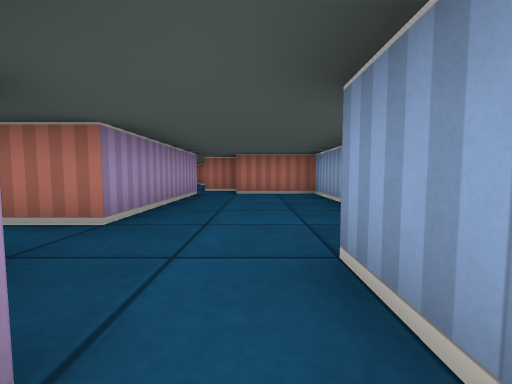
View 1 (above)

16 first-person views from a walk through a cub3D level. The camera is about half as high as the walls, tilts 4° down and sees 90° across. The floor is counted in squares. Each view is taken from the middle of a square. On the plan, view 1 faces up. The plan holds only what a view shows up to about 9 squares ahead; the rest is blank.

View 2
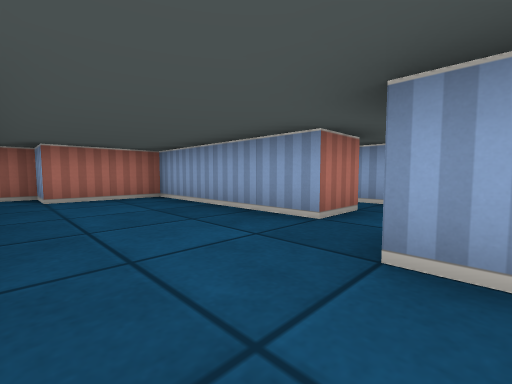

View 3
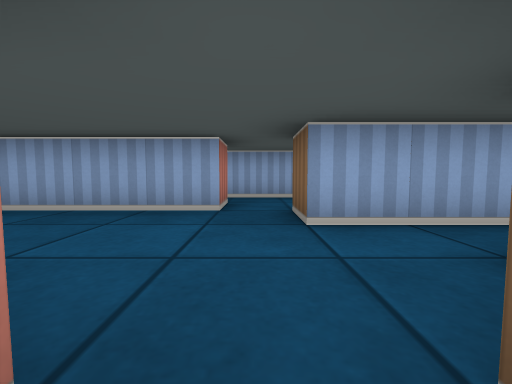

View 4
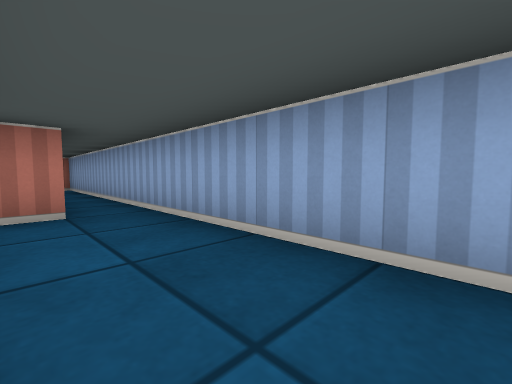

View 5
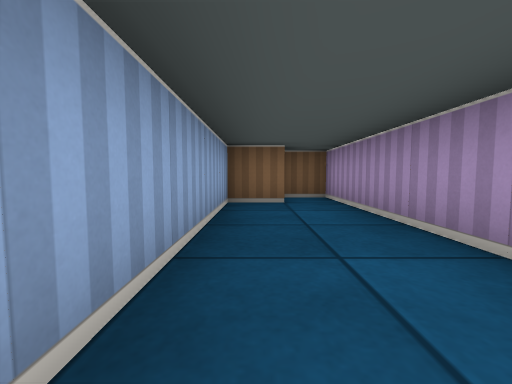

View 6
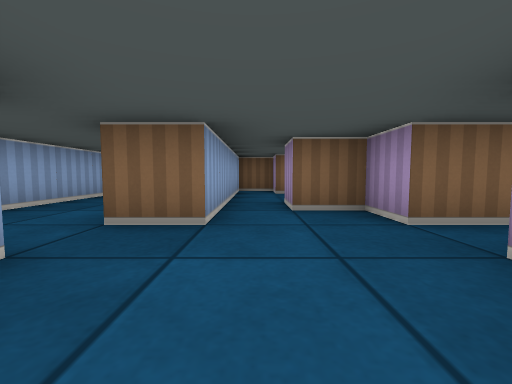

View 7
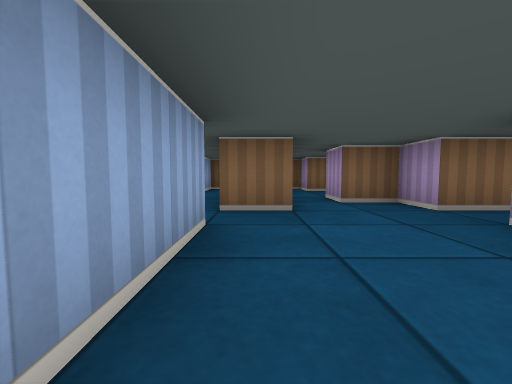

View 8
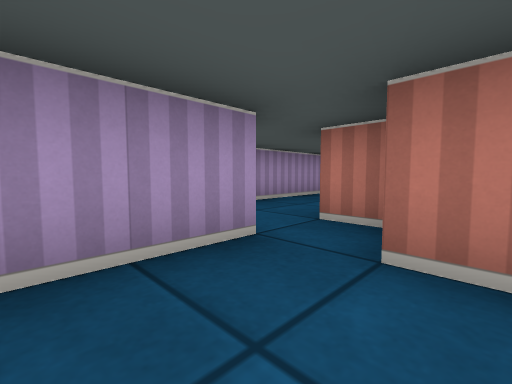

View 9
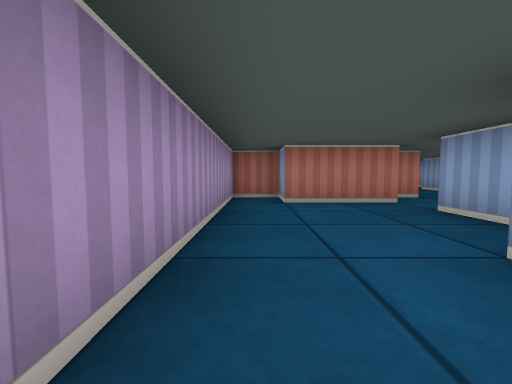

View 10
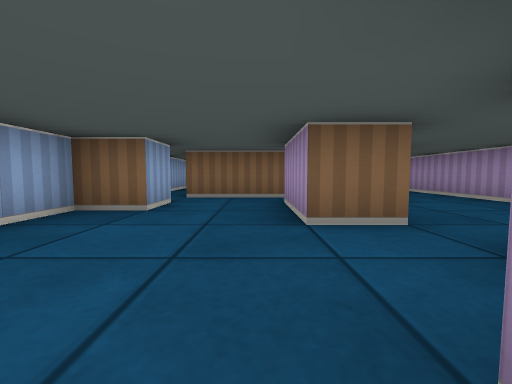

View 11
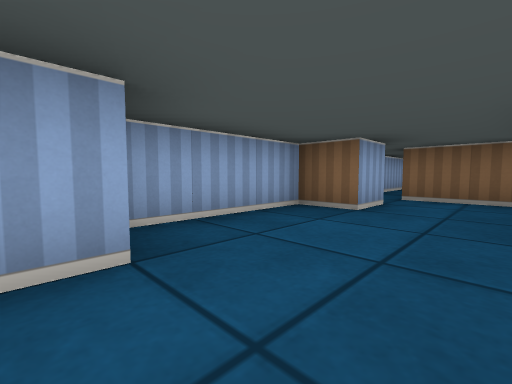

View 12
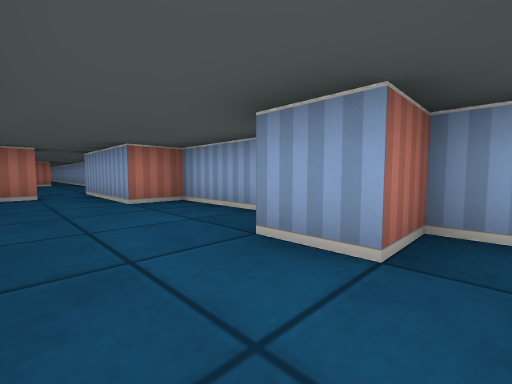

View 13
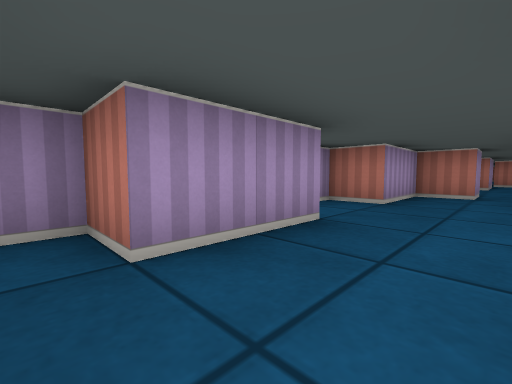

View 14
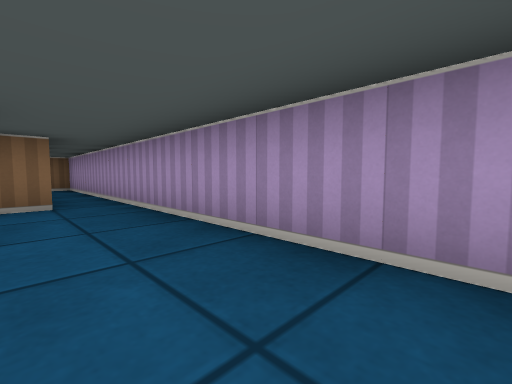

View 15
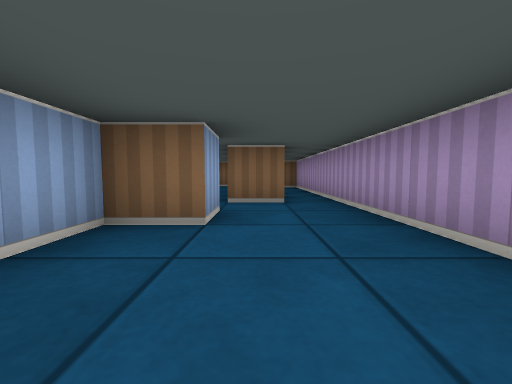

View 16
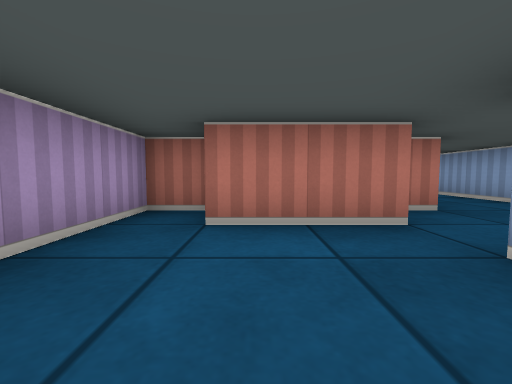

### Floor plan
Points are (right, up) in squares from view 1. A wall is a line through its corners. A room is listed if a view was taken in it or the views show most of it. See-through windows are left out.
Room 1 (views 1, 2, 3, 6, 7, 8)
walls: (1.5, 2.5) (1.5, 6.5) (-0.5, 6.5); (-2.5, 1.5) (-1.5, 1.5) (-1.5, 0.5) (-0.5, 0.5) (-0.5, -0.5); (0.5, -0.5) (0.5, 1.5) (1.5, 1.5); (-1.5, 6.5) (-1.5, 2.5) (-2.5, 2.5); (-0.5, 7.5) (-1.5, 7.5)
ways out: opening at (2, 2) to room 2; opening at (-2, 2) to room 3; opening at (0, 0)
Room 2 (views 4, 5)
walls: (1.5, 0.6) (1.5, -3.5) (2.5, -3.5) (2.5, -2.5) (3.5, -2.5) (3.5, 2.5); (2.6, 2.5) (1.5, 2.5)
ways out: opening at (2, 2) to room 1; opening at (3, 3) to room 5
Room 3 (views 9, 14, 15, 16)
walls: (-2.6, 6.5) (-1.5, 6.5); (-1.5, 7.5) (-1.5, 8.5) (-0.5, 8.5) (-0.5, 10.5); (-0.5, 6.5) (-0.5, 7.5); (-1.6, 11.5) (-2.5, 11.5) (-2.5, 12.5) (-3.5, 12.5) (-3.5, 1.5) (-2.5, 1.5)
ways out: opening at (-2, 2) to room 1; opening at (-0.5, 11) to room 4
Room 4 (views 10, 11, 12, 13)
walls: (-0.4, 11.5) (-1.6, 11.5); (-0.5, 10.5) (0.5, 10.5) (0.5, 8.5) (-0.5, 8.5) (-0.5, 7.9); (2.5, 8.5) (2.5, 9.5) (3.5, 9.5) (3.5, 12.5) (2.5, 12.5) (2.5, 14.5); (1.5, 14.5) (0.5, 14.5) (0.5, 12.5) (-0.5, 12.5) (-0.5, 12.1); (0.4, 7.5) (2.5, 7.5)
ways out: opening at (-0.5, 11) to room 3; opening at (3, 8) to room 5; opening at (2, 15)
Room 5 (no view inside)
walls: (3.5, 2.5) (3.5, 8.5) (2.5, 8.5)
ways out: opening at (3, 3) to room 2; opening at (3, 8) to room 4

Positions as (right, up) in squares from view 1, and headings:
1: (0, 0), facing up
2: (-1, 1), facing up-right
3: (-2, 2), facing right
4: (2, -1), facing up-right
5: (3, 2), facing down
6: (0, 4), facing down
7: (1, 5), facing down
8: (0, 5), facing up-left
9: (-3, 7), facing up
10: (1, 13), facing down
11: (1, 13), facing down-right
12: (1, 8), facing up-right
13: (2, 8), facing up-left
14: (-2, 11), facing down-left
15: (-2, 11), facing down
16: (-2, 9), facing up
